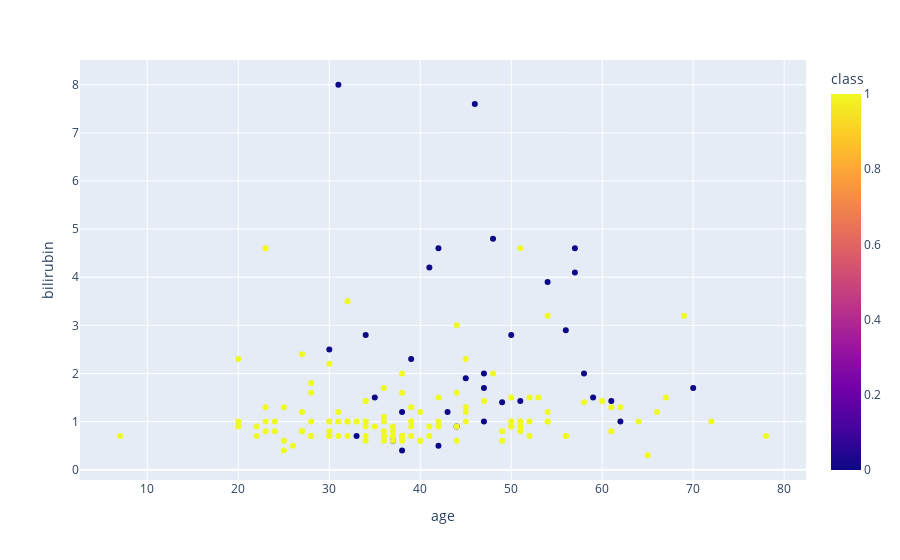
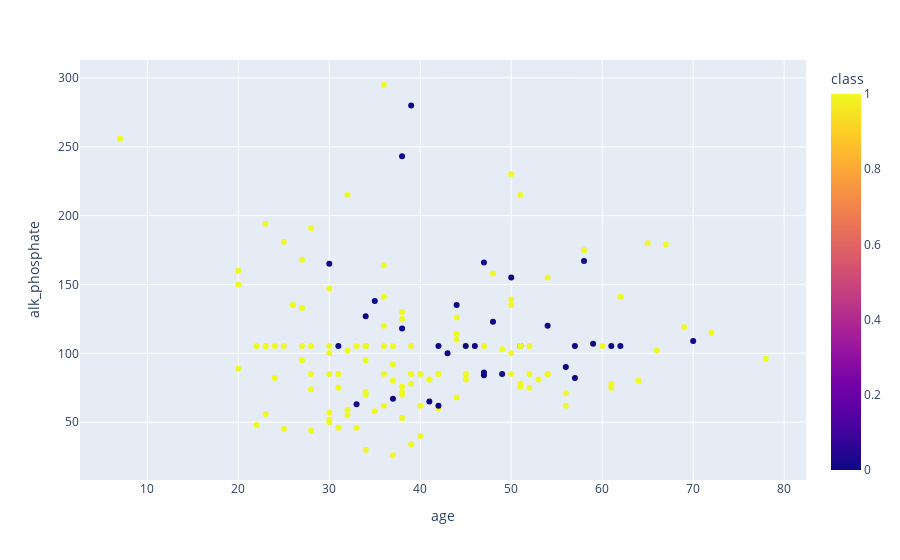
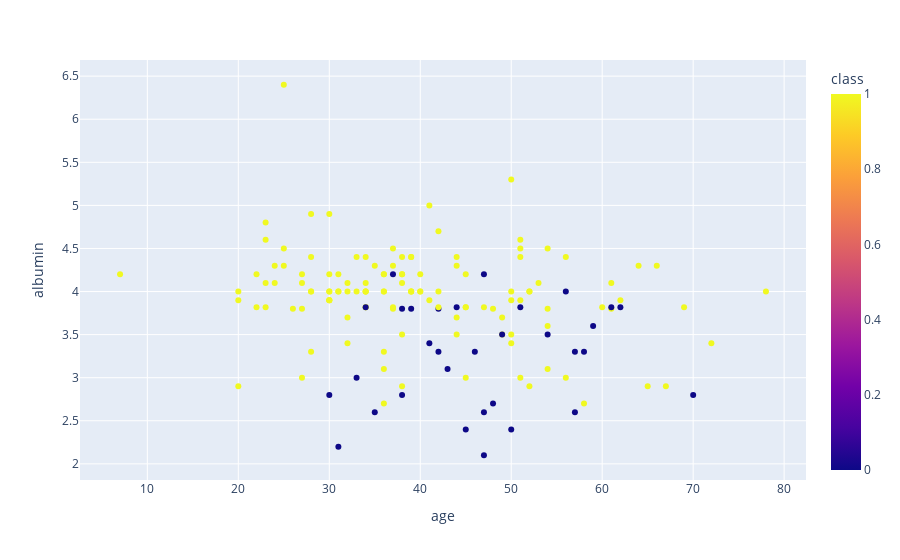
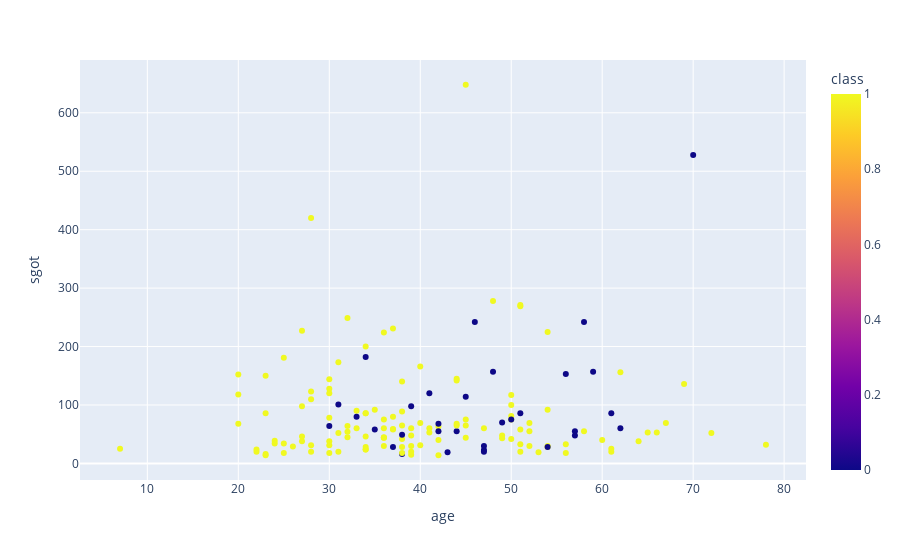

The code cell stored with these charts, in order, in its notebook:
### Code cell
plotlyplots(df, cols_nums)

### Figure 1 — Plotly figure (JSON) as saved in the notebook; plotly's stock layout.template omitted (floating-point values rounded to 4 significant figures; data arrays with more than 128 entries replaced by an {"elided": "..."} marker saying what was removed)
{"data": [{"hovertemplate": "age=%{x}<br>bilirubin=%{y}<br>class=%{marker.color}<extra></extra>", "legendgroup": "", "marker": {"color": {"elided": "155 int values"}, "coloraxis": "coloraxis", "symbol": "circle"}, "mode": "markers", "name": "", "orientation": "v", "showlegend": false, "type": "scatter", "x": {"elided": "155 int values"}, "xaxis": "x", "y": {"elided": "155 float values"}, "yaxis": "y"}], "layout": {"coloraxis": {"colorbar": {"title": {"text": "class"}}, "colorscale": [[0, "#0d0887"], [0.1111, "#46039f"], [0.2222, "#7201a8"], [0.3333, "#9c179e"], [0.4444, "#bd3786"], [0.5556, "#d8576b"], [0.6667, "#ed7953"], [0.7778, "#fb9f3a"], [0.8889, "#fdca26"], [1, "#f0f921"]]}, "legend": {"tracegroupgap": 0}, "margin": {"t": 60}, "xaxis": {"anchor": "y", "domain": [0, 1], "title": {"text": "age"}}, "yaxis": {"anchor": "x", "domain": [0, 1], "title": {"text": "bilirubin"}}}}

### Figure 2 — Plotly figure (JSON) as saved in the notebook; plotly's stock layout.template omitted (floating-point values rounded to 4 significant figures; data arrays with more than 128 entries replaced by an {"elided": "..."} marker saying what was removed)
{"data": [{"hovertemplate": "age=%{x}<br>alk_phosphate=%{y}<br>class=%{marker.color}<extra></extra>", "legendgroup": "", "marker": {"color": {"elided": "155 int values"}, "coloraxis": "coloraxis", "symbol": "circle"}, "mode": "markers", "name": "", "orientation": "v", "showlegend": false, "type": "scatter", "x": {"elided": "155 int values"}, "xaxis": "x", "y": {"elided": "155 float values"}, "yaxis": "y"}], "layout": {"coloraxis": {"colorbar": {"title": {"text": "class"}}, "colorscale": [[0, "#0d0887"], [0.1111, "#46039f"], [0.2222, "#7201a8"], [0.3333, "#9c179e"], [0.4444, "#bd3786"], [0.5556, "#d8576b"], [0.6667, "#ed7953"], [0.7778, "#fb9f3a"], [0.8889, "#fdca26"], [1, "#f0f921"]]}, "legend": {"tracegroupgap": 0}, "margin": {"t": 60}, "xaxis": {"anchor": "y", "domain": [0, 1], "title": {"text": "age"}}, "yaxis": {"anchor": "x", "domain": [0, 1], "title": {"text": "alk_phosphate"}}}}

### Figure 3 — Plotly figure (JSON) as saved in the notebook; plotly's stock layout.template omitted (floating-point values rounded to 4 significant figures; data arrays with more than 128 entries replaced by an {"elided": "..."} marker saying what was removed)
{"data": [{"hovertemplate": "age=%{x}<br>albumin=%{y}<br>class=%{marker.color}<extra></extra>", "legendgroup": "", "marker": {"color": {"elided": "155 int values"}, "coloraxis": "coloraxis", "symbol": "circle"}, "mode": "markers", "name": "", "orientation": "v", "showlegend": false, "type": "scatter", "x": {"elided": "155 int values"}, "xaxis": "x", "y": {"elided": "155 float values"}, "yaxis": "y"}], "layout": {"coloraxis": {"colorbar": {"title": {"text": "class"}}, "colorscale": [[0, "#0d0887"], [0.1111, "#46039f"], [0.2222, "#7201a8"], [0.3333, "#9c179e"], [0.4444, "#bd3786"], [0.5556, "#d8576b"], [0.6667, "#ed7953"], [0.7778, "#fb9f3a"], [0.8889, "#fdca26"], [1, "#f0f921"]]}, "legend": {"tracegroupgap": 0}, "margin": {"t": 60}, "xaxis": {"anchor": "y", "domain": [0, 1], "title": {"text": "age"}}, "yaxis": {"anchor": "x", "domain": [0, 1], "title": {"text": "albumin"}}}}

### Figure 4 — Plotly figure (JSON) as saved in the notebook; plotly's stock layout.template omitted (floating-point values rounded to 4 significant figures; data arrays with more than 128 entries replaced by an {"elided": "..."} marker saying what was removed)
{"data": [{"hovertemplate": "age=%{x}<br>sgot=%{y}<br>class=%{marker.color}<extra></extra>", "legendgroup": "", "marker": {"color": {"elided": "155 int values"}, "coloraxis": "coloraxis", "symbol": "circle"}, "mode": "markers", "name": "", "orientation": "v", "showlegend": false, "type": "scatter", "x": {"elided": "155 int values"}, "xaxis": "x", "y": {"elided": "155 float values"}, "yaxis": "y"}], "layout": {"coloraxis": {"colorbar": {"title": {"text": "class"}}, "colorscale": [[0, "#0d0887"], [0.1111, "#46039f"], [0.2222, "#7201a8"], [0.3333, "#9c179e"], [0.4444, "#bd3786"], [0.5556, "#d8576b"], [0.6667, "#ed7953"], [0.7778, "#fb9f3a"], [0.8889, "#fdca26"], [1, "#f0f921"]]}, "legend": {"tracegroupgap": 0}, "margin": {"t": 60}, "xaxis": {"anchor": "y", "domain": [0, 1], "title": {"text": "age"}}, "yaxis": {"anchor": "x", "domain": [0, 1], "title": {"text": "sgot"}}}}
